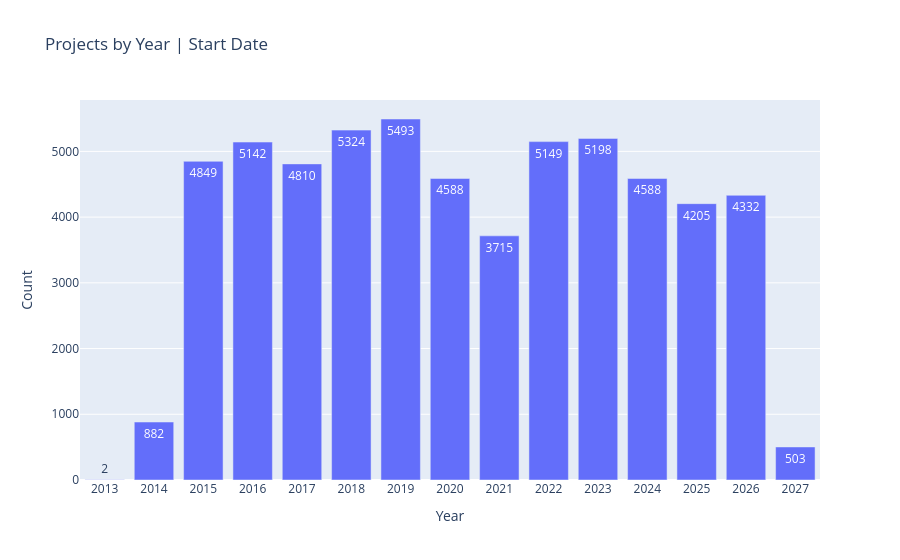
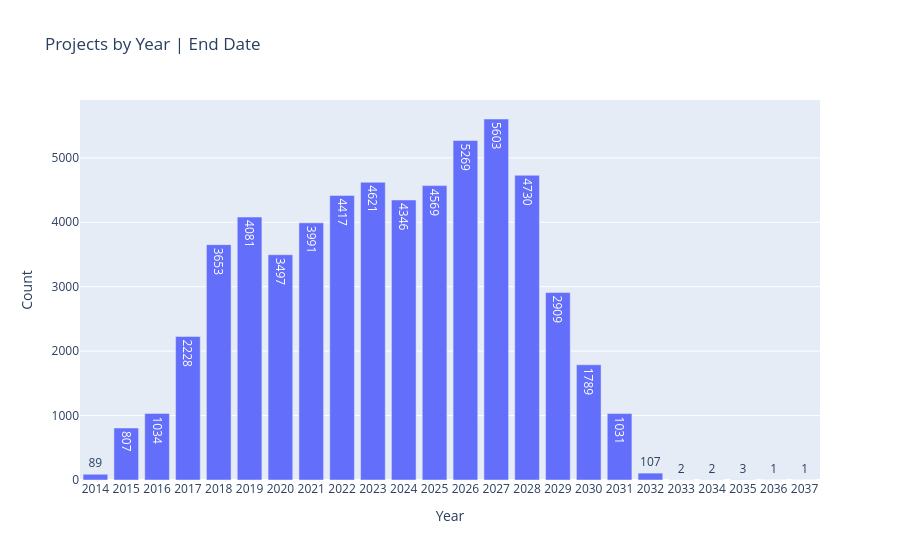

Notebook cell for these charts, in order:
### Markdown cell above
Taking a closer look at the startdate, enddate and duration of the projects.

### Code cell
combined_data["start_year"] = pd.to_datetime(combined_data["metadata_startDate"], errors="coerce", utc=True).dt.year
combined_data["end_year"]   = pd.to_datetime(combined_data["metadata_endDate"],   errors="coerce", utc=True).dt.year

start_counts = combined_data["start_year"].value_counts().sort_index()
fig_start = px.bar(
    x=start_counts.index.astype(int).astype(str), y=start_counts.values,
    text=start_counts.values, labels={"x": "Year", "y": "Count"},
    title="Projects by Year | Start Date",
)
fig_start.update_traces(textposition="auto")
fig_start.write_image("data/eda_startdate_hist.png", width=1300, height=450, scale=2)
fig_start.show()

end_counts = combined_data["end_year"].value_counts().sort_index()
fig_end = px.bar(
    x=end_counts.index.astype(int).astype(str), y=end_counts.values,
    text=end_counts.values, labels={"x": "Year", "y": "Count"},
    title="Projects by Year | End Date",
)
fig_end.update_traces(textposition="auto")
fig_end.write_image("data/eda_enddate_hist.png", width=1300, height=450, scale=2)
fig_end.show()

### Figure 1 — Plotly figure (JSON) as saved in the notebook; plotly's stock layout.template omitted (floating-point values rounded to 4 significant figures)
{"data": [{"hovertemplate": "Year=%{x}<br>Count=%{y}<br>text=%{text}<extra></extra>", "legendgroup": "", "marker": {"color": "#636efa", "pattern": {"shape": ""}}, "name": "", "orientation": "v", "showlegend": false, "text": [2.0, 882.0, 4849.0, 5142.0, 4810.0, 5324.0, 5493.0, 4588.0, 3715.0, 5149.0, 5198.0, 4588.0, 4205.0, 4332.0, 503.0], "textposition": "auto", "type": "bar", "x": ["2013", "2014", "2015", "2016", "2017", "2018", "2019", "2020", "2021", "2022", "2023", "2024", "2025", "2026", "2027"], "xaxis": "x", "y": [2, 882, 4849, 5142, 4810, 5324, 5493, 4588, 3715, 5149, 5198, 4588, 4205, 4332, 503], "yaxis": "y"}], "layout": {"barmode": "relative", "legend": {"tracegroupgap": 0}, "title": {"text": "Projects by Year | Start Date"}, "xaxis": {"anchor": "y", "domain": [0, 1], "title": {"text": "Year"}}, "yaxis": {"anchor": "x", "domain": [0, 1], "title": {"text": "Count"}}}}

### Figure 2 — Plotly figure (JSON) as saved in the notebook; plotly's stock layout.template omitted (floating-point values rounded to 4 significant figures)
{"data": [{"hovertemplate": "Year=%{x}<br>Count=%{y}<br>text=%{text}<extra></extra>", "legendgroup": "", "marker": {"color": "#636efa", "pattern": {"shape": ""}}, "name": "", "orientation": "v", "showlegend": false, "text": [89.0, 807.0, 1034.0, 2228.0, 3653.0, 4081.0, 3497.0, 3991.0, 4417.0, 4621.0, 4346.0, 4569.0, 5269.0, 5603.0, 4730.0, 2909.0, 1789.0, 1031.0, 107.0, 2.0, 2.0, 3.0, 1.0, 1.0], "textposition": "auto", "type": "bar", "x": ["2014", "2015", "2016", "2017", "2018", "2019", "2020", "2021", "2022", "2023", "2024", "2025", "2026", "2027", "2028", "2029", "2030", "2031", "2032", "2033", "2034", "2035", "2036", "2037"], "xaxis": "x", "y": [89, 807, 1034, 2228, 3653, 4081, 3497, 3991, 4417, 4621, 4346, 4569, 5269, 5603, 4730, 2909, 1789, 1031, 107, 2, 2, 3, 1, 1], "yaxis": "y"}], "layout": {"barmode": "relative", "legend": {"tracegroupgap": 0}, "title": {"text": "Projects by Year | End Date"}, "xaxis": {"anchor": "y", "domain": [0, 1], "title": {"text": "Year"}}, "yaxis": {"anchor": "x", "domain": [0, 1], "title": {"text": "Count"}}}}
